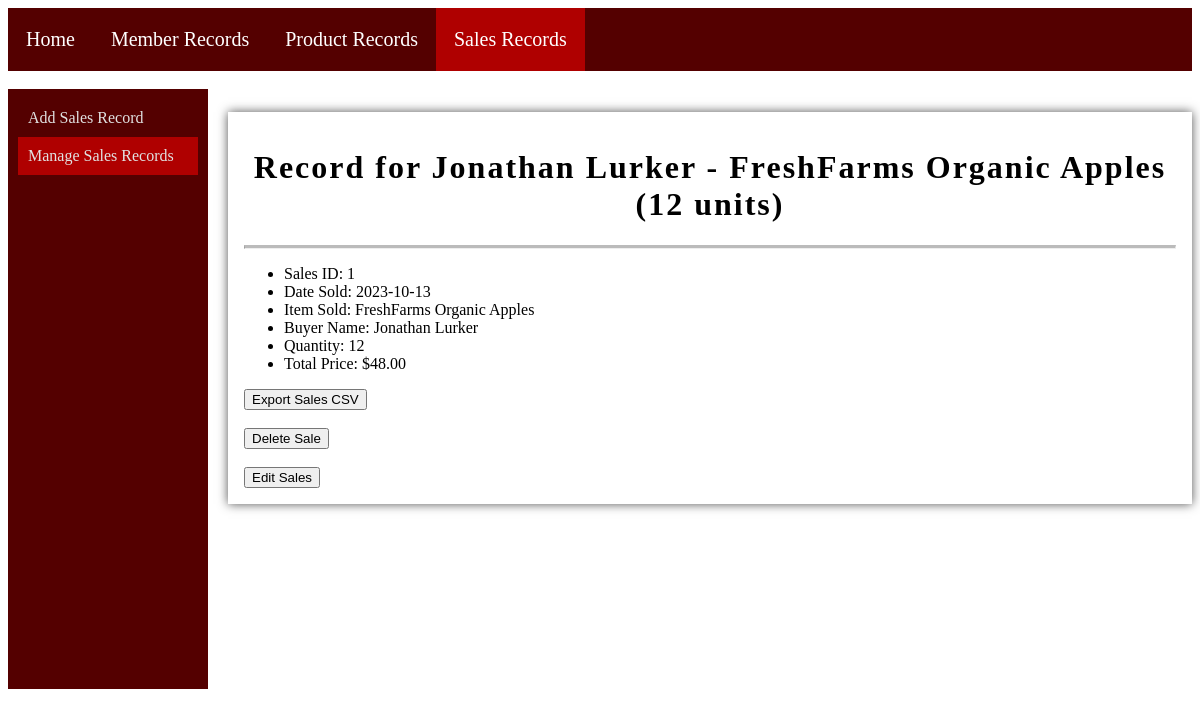
The app's page /displaySalesInfo.php with its own data.
### tables this page shows
CREATE TABLE `sales` (
  `SalesID` int(11) NOT NULL,
  `SalesSoldDate` date NOT NULL,
  `SalesItem` varchar(50) NOT NULL,
  `SalesBuyerName` varchar(100) NOT NULL,
  `SalesQuantity` int(10) NOT NULL,
  `SalesPrice` double(5,2) NOT NULL
);

### displaySalesInfo.php (the view, shortened to what this page needs)
<!DOCTYPE html>
<html lang="en">
<head>
    <link rel="stylesheet" href="./css/style.css">
</head>
<body>
    <nav class="navigationbar">
        <a href="Home.php">Home</a>
        <a href="member.php">Member Records</a>
        <a href="product.php">Product Records</a>
        <a class="onpage" href="sales.php">Sales Records</a>
    </nav>
    <br>
    <div class="sidebar">
        <nav class="vertical-nav">
            <a href="addSales.php">Add Sales Record</a>
            <a class="onpage" href="searchSales.php">Manage Sales Records</a>
        </nav>
    </div>
    <?php
    $buyer = $_GET['buyer'];
    $item = $_GET['item'];
    $sales_id = $_GET['sales_id'];
    ?>
    <div id="container">
        <?php
        $conn = mysqli_connect('localhost', 'root', '', 'gotogro-mrm');
        $SQL = "SELECT * FROM sales WHERE SalesBuyerName LIKE '%$buyer%' AND SalesItem LIKE '%$item%' AND SalesID LIKE '%$sales_id%'";
        $run = mysqli_query($conn, $SQL) or die(mysqli_error($conn));
        $result = mysqli_num_rows($run);
        if ($result > 0) {
            $row = mysqli_fetch_assoc($run);
            echo "
            <h1 class='center'>Record for " . $row['SalesBuyerName'] . " - " . $row['SalesItem'] . " (" . $row['SalesQuantity'] . " units)</h1>
            <hr class='divider'>
            <ul>
                <li>Sales ID: " . $row['SalesID'] . "</li>
                <li>Date Sold: " . $row['SalesSoldDate'] . "</li>
                <li>Item Sold: " . $row['SalesItem'] . "</li>
                <li>Buyer Name: " . $row['SalesBuyerName'] . "</li>
                <li>Quantity: " . $row['SalesQuantity'] . "</li>
                <li>Total Price: $" . $row['SalesPrice'] . "</li>
            </ul>
            ";
            echo "<button id='exportSalesCSV'>Export Sales CSV</button><br><br>";
            echo "<a href='confirmSalesDelete.php?buyer=" . $row['SalesBuyerName'] . "&item=" . $row['SalesItem'] . "&sales_id=" . $row['SalesID'] . "'><button>Delete Sale</button></a><br><br>";
            echo "<a href='editSales.php?buyer=" . $row['SalesBuyerName'] . "&item=" . $row['SalesItem'] . "&sales_id=" . $row['SalesID'] . "'><button>Edit Sales</button></a>";
            echo "</div>";
        }
        ?>
</body>
</html>

### css/style.css (style rules this page uses)
h1 { font-family: Garamond; letter-spacing: 2px; }
.onpage { background-color: #af0000; }
.center { text-align: center; }
hr.divider { border-top: 3px solid #bbb; }
#container { margin-left: 220px; margin-top: 23px; padding: 16px; background-color: rgb(255, 255, 255); box-shadow: 0 0 10px #525252; }
.navigationbar { background-color: rgb(84, 0, 0); overflow: auto; }
.navigationbar a { float: left; color: #ffffff; overflow: hidden; padding: 20px 18px; text-align: center; font-size: 20px; text-decoration: none; font-family: Georgia; }
.sidebar { width: 200px; height: 600px; background-color: rgb(84, 0, 0); float: left; }
.vertical-nav { padding: 10px; font-family: Georgia, serif; }
.vertical-nav a { display: block; padding: 10px; text-decoration: none; color: rgb(225, 225, 225); }
li { float: center; }

### records on screen
sales: SalesBuyerName "Jonathan Lurker", SalesItem "FreshFarms Organic Apples", SalesQuantity "12", SalesID "1", SalesSoldDate "2023-10-13", SalesPrice "48.00"
